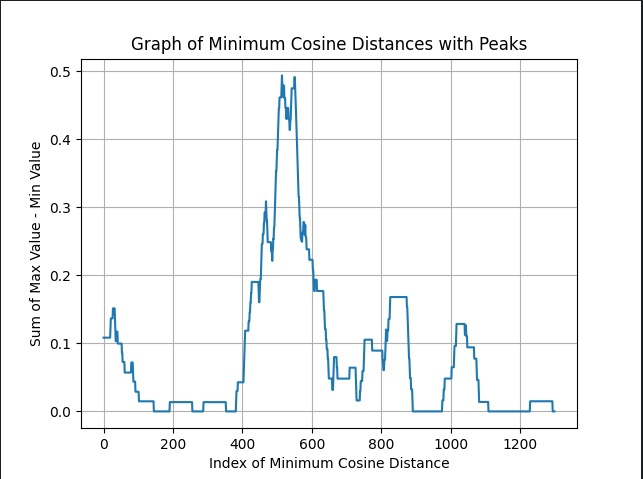

Source code (Python):
from scipy.interpolate import PchipInterpolator
from scipy.signal import find_peaks, peak_widths
import matplotlib.pyplot as plt
import numpy as np


def make_plt_rows(matrix_l, plt_verbose = False):
    """
    Make plot of rows
    :param plt_verbose:
    :param matrix_l:
    :return:
    """
    points_dict = {}

    for i in range(max(matrix_l.shape[0], matrix_l.shape[1])):
        points_dict[i] = 0

    for i in range(matrix_l.shape[0]):
        max_index = np.argmax(matrix_l[i])
        max_value = matrix_l[i, max_index]
        points_dict[max_index] = max_value

    x_points = list(points_dict.keys())
    y_points = list(points_dict.values())
    y_points = np.maximum(y_points, 0)

    sorted_indices = np.argsort(x_points)
    x_points = np.take(np.array(x_points), sorted_indices)
    y_points = np.take(np.array(y_points), sorted_indices)

    def moving_average(data, window_size):
        return np.convolve(data, np.ones(window_size) / window_size, mode='same')

    window_size = max(int(y_points.shape[0] * 0.05), 3)
    y_points_smoothed = moving_average(y_points, window_size)

    f_interp = PchipInterpolator(x_points, y_points_smoothed)
    x_smooth = np.linspace(x_points.min(), x_points.max(), len(x_points))
    y_smooth = f_interp(x_smooth)

    peaks, _ = find_peaks(y_smooth)
    widths_half_max = peak_widths(y_smooth, peaks, rel_height=0.50)

    max_peak_idx = np.argmax(y_smooth[peaks])
    max_peak_height = y_smooth[peaks][max_peak_idx]

    max_width_idx = np.argmax(widths_half_max[0])
    max_peak_width = widths_half_max[0][max_width_idx]
    left_ips_x = 0
    right_ips_x = 0
    if peaks[max_peak_idx] == peaks[max_width_idx]:

        left_ips_x = x_smooth[int(widths_half_max[2][max_width_idx])]
        right_ips_x = x_smooth[int(widths_half_max[3][max_width_idx])]

    elif peaks[max_width_idx]:  #and widths_half_max[0][max_peak_idx] > 50:
        left_ips_x = x_smooth[int(widths_half_max[2][max_peak_idx])]
        right_ips_x = x_smooth[int(widths_half_max[3][max_peak_idx])]
    else:
        left_ips_x = 0
        right_ips_x = 0
        return {"interval" : ""}
    if plt_verbose:
        plt.plot(x_smooth, y_smooth)
        plt.xlabel('Index of Minimum Cosine Distance')
        plt.ylabel('Sum of Max Value - Min Value')
        plt.title('Graph of Minimum Cosine Distances with Peaks')
        plt.grid(True)
        plt.show()
    return f"{left_ips_x}-{right_ips_x}"


def make_plt_columns(matrix_l, plt_verbose = False ):
    """
    Make plot of columns
    :param plt_verbose:
    :param matrix_l:
    :return:
    """
    points_dict = {}
    for j in range(max(matrix_l.shape[0], matrix_l.shape[1])):
        points_dict[j] = 0
    print(matrix_l.shape[1])
    for j in range(matrix_l.shape[1]):
        max_index = np.argmax(matrix_l[:, j])
        max_value = matrix_l[max_index, j]
        points_dict[max_index] = max_value

    x_points = list(points_dict.keys())
    y_points = list(points_dict.values())

    sorted_indices = np.argsort(x_points)
    x_points = np.take(np.array(x_points), sorted_indices)
    y_points = np.take(np.array(y_points), sorted_indices)

    def moving_average(data, window_size):
        return np.convolve(data, np.ones(window_size) / window_size, mode='same')

    window_size = max(int(y_points.shape[0] * 0.05), 3)
    y_points_smoothed = moving_average(y_points, window_size)

    f_interp = PchipInterpolator(x_points, y_points_smoothed)
    x_smooth = np.linspace(x_points.min(), x_points.max(), len(x_points))
    y_smooth = f_interp(x_smooth)

    peaks, _ = find_peaks(y_smooth)
    widths_half_max = peak_widths(y_smooth, peaks, rel_height=0.50)

    max_peak_idx = np.argmax(y_smooth[peaks])
    max_peak_height = y_smooth[peaks][max_peak_idx]

    max_width_idx = np.argmax(widths_half_max[0])
    max_peak_width = widths_half_max[0][max_width_idx]
    left_ips_x = 0
    right_ips_x = 0
    if peaks[max_peak_idx] == peaks[max_width_idx]:

        left_ips_x = x_smooth[int(widths_half_max[2][max_width_idx])]
        right_ips_x = x_smooth[int(widths_half_max[3][max_width_idx])]

    elif peaks[max_width_idx]:  #and widths_half_max[0][max_peak_idx] > 50#:
        left_ips_x = x_smooth[int(widths_half_max[2][max_peak_idx])]
        right_ips_x = x_smooth[int(widths_half_max[3][max_peak_idx])]
    else:
        left_ips_x = 0
        right_ips_x = 0
        return {"interval" :""}

    if plt_verbose:
        plt.plot(x_smooth, y_smooth)
        plt.xlabel('Index of Minimum Cosine Distance')
        plt.ylabel('Sum of Max Value - Min Value')
        plt.title('Graph of Minimum Cosine Distances with Peaks')
        plt.grid(True)
        plt.show()
    return f"{left_ips_x}-{right_ips_x}"
